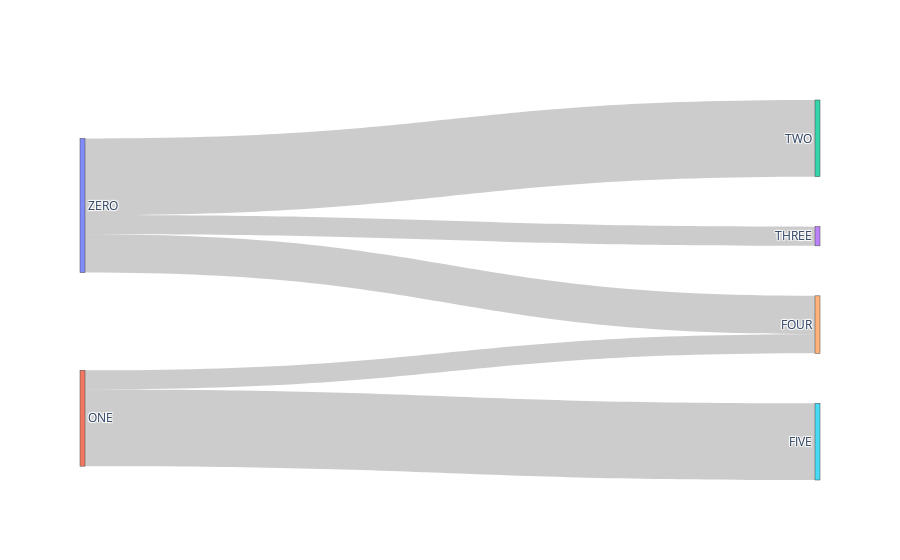

The notebook cell saved with this chart:
### Markdown cell above
## Nodes

### Code cell
# data
label = ["ZERO", "ONE", "TWO", "THREE", "FOUR", "FIVE"]
source = [0, 0, 1, 1, 0]
target = [2, 3, 4, 5, 4]
value = [8, 2, 2, 8, 4]

# data to dict, dict to sankey
link = dict(source = source, target = target, value = value)
node = dict(label = label, pad=50, thickness=5)
data = go.Sankey(link = link, node=node)

# plot
fig = go.Figure(data)
fig.show()

### Figure 1 — Plotly figure (JSON) as saved in the notebook; plotly's stock layout.template omitted (floating-point values rounded to 4 significant figures)
{"data": [{"link": {"source": [0, 0, 1, 1, 0], "target": [2, 3, 4, 5, 4], "value": [8, 2, 2, 8, 4]}, "node": {"label": ["ZERO", "ONE", "TWO", "THREE", "FOUR", "FIVE"], "pad": 50, "thickness": 5}, "type": "sankey"}], "layout": {}}
